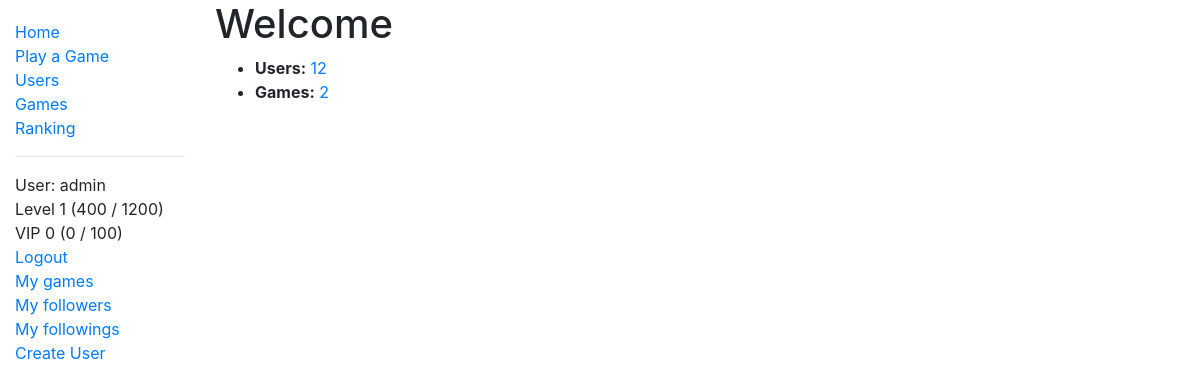
/two_zero_four_eight/ (signed in), run on an earlier commit of the app's database.
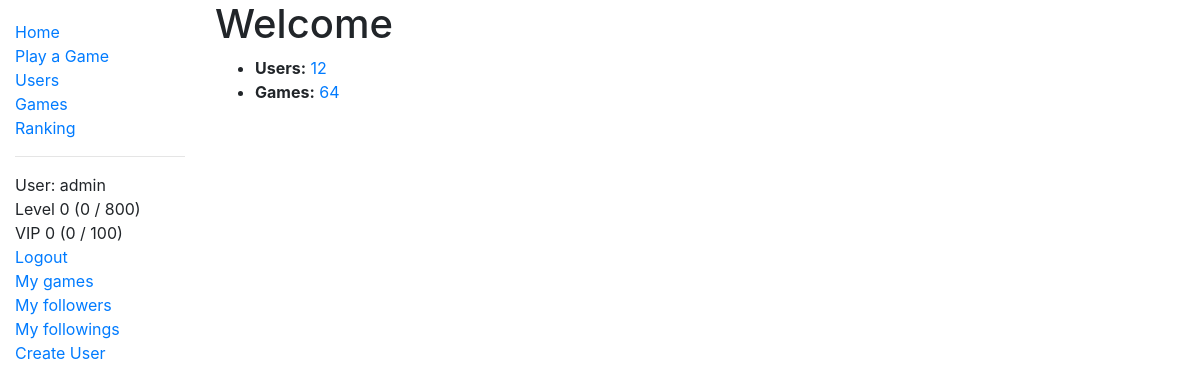
And on a later commit of the database.
### two_zero_four_eight/models.py (models this page shows, shortened)
class User(AbstractUser):
    game_played = models.IntegerField(verbose_name='Number of Games Played', default=0)
    best_game = models.OneToOneField('Game', on_delete=models.CASCADE, null=True, blank=True)
    highest_score = models.PositiveIntegerField(verbose_name='Highest Score', null=True, blank=True)
    experience = models.IntegerField(verbose_name='Experience', default=0)
    money_deposited = models.IntegerField(verbose_name='Money Deposited', default=0)
    num_follower = models.IntegerField(verbose_name='Followers', default=0)
    num_following = models.IntegerField(verbose_name='Followings', default=0)
    class Meta:
        ordering = ['date_joined']
    @property
    def level(self):
        return binary_search(number=self.experience, array=experience_table)
    @property
    def level_string(self):
        return 'Level ' + status_string(level=self.level, experience=self.experience, table=experience_table)
    @property
    def vip_level(self):
        return binary_search(number=self.money_deposited, array=vip_table)
    @property
    def vip_level_string(self):
        return 'VIP ' + status_string(level=self.vip_level, experience=self.money_deposited, table=vip_table)

### two_zero_four_eight/views.py (the view)
# urls.py: path('', views.index, name='index'),
def index(request):
    num_users = User.objects.all().count()
    num_games = Game.objects.all().count()
    context = {
        'num_users': num_users,
        'num_games': num_games,
    }
    return render(request, 'index.html', context=context)

### two_zero_four_eight/models.py (called while the page is built)
def binary_search(array, number):
    hi = len(array)
    lo = 0
    while hi > lo:
        mid = lo + int((hi - lo + 1) / 2)
        if array[mid] <= number:
            lo = mid
        else:
            hi = mid - 1
    return lo

def status_string(level, experience, table):
    return str(level) + ' (' + str(experience - table[level]) + ' / ' + str(table[level + 1] - table[level]) + ')'

### two_zero_four_eight/templates/index.html
{% extends "base_generic.html" %}
{% block content %}
  <h1>Welcome</h1>
  <ul>
    <li><strong>Users:</strong> <a href="{% url 'users'%}">{{ num_users }}</a></li>
    <li><strong>Games:</strong> <a href="{% url 'games'%}">{{ num_games }}</a></li>
  </ul>
{% endblock %}

### two_zero_four_eight/templates/base_generic.html (shortened to what this page needs)
<!DOCTYPE html>
<html lang="en">
<head>
  <link rel="stylesheet" href="https://stackpath.bootstrapcdn.com/bootstrap/4.1.3/css/bootstrap.min.css">
  {% load bootstrap_pagination %}
  <link rel="stylesheet" href="{% static 'css/styles.css' %}">
</head>
<body>
  <div class="container-fluid">
    <div class="row">
      <div class="col-sm-2">
      {% block sidebar %}
        <ul class="sidebar-nav">
          <li><a href="{% url 'index' %}">Home</a></li>
          <li><a href="{% url 'play-game' %}">Play a Game</a></li>
          <li><a href="{% url 'users' %}">Users</a></li>
          <li><a href="{% url 'games' %}">Games</a></li>
          <li><a href="{% url 'user-rank' %}">Ranking</a></li>
          <hr/>
          {% if user.is_authenticated %}
          <li>User: {{ user.get_username }}</li>
          <li>{{ user.level_string }}</li>
          <li>{{ user.vip_level_string }}</li>
          <li><a href="{% url 'logout'%}?next={{request.path}}">Logout</a></li>
          <li><a href="{% url 'user-game' user.id %}">My games</a></li>
          <li><a href="{% url 'user-follower' %}">My followers</a></li>
          <li><a href="{% url 'user-following' %}">My followings</a></li>
          {% if user.is_staff %} <li><a href="{% url 'new-user' %}">Create User</a></li> {% endif %}
          {% else %}
             <li><a href="{% url 'login'%}?next={{request.path}}">Login</a></li>
          {% endif %}
        </ul>
     {% endblock %}
      </div>
      <div class="col-sm-10 ">
          {% block content %}{% endblock %}
      </div>
    </div>
  </div>
</body>
</html>

What changed in the data, as far as the page shows it:
changed User "admin": level_string "Level 1 (400 / 1200)" → "Level 0 (0 / 800)"
Also different on the page:
{{ num_games }}: "2" → "64"
